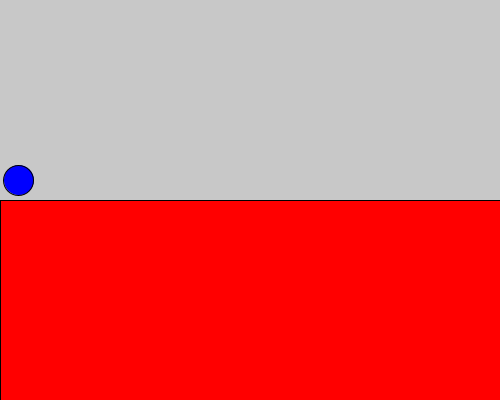
Frame 1 (no input)
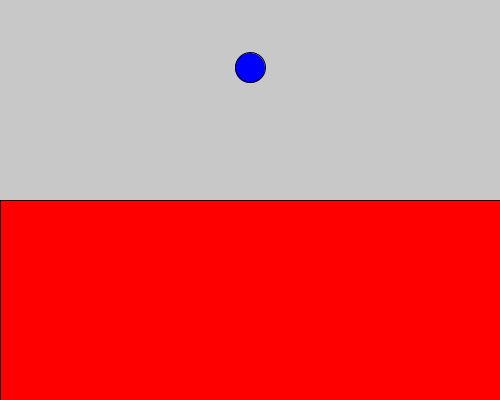
Frame 60 (the mouse pressed at the canvas centre just before this capture)
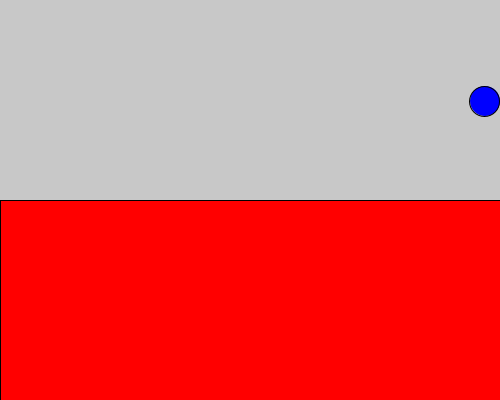
Frame 120 (the mouse held since frame 60 and released just before this capture)

The Processing sketch that drew these frames (run headless with seeded random() and noise(); from frame 60 on, the mouse is pressed at the canvas centre):

// Processing sketch: q1
// ── q1.pde
float uc = 0.5;

float ball_radius = 30*uc;
float ball_ay = 0.2*uc; // This is per frame squared
float ball_x = 0, ball_y = 0;
float ball_vx = 0, ball_vy = -10*uc;
float ball_diameter = ball_radius*2;

float floor_y = 200;
float right_limit = width - ball_radius;
float left_limit = ball_radius;
float floor_limit = floor_y - ball_radius;
float period = 4; // in seconds
float period_in_frames;
float floor_height = 200;

int frame = 0;

void setup() {
  size(500,400); //250uc x 200uc
  background(200);
  floor_y = height-floor_height;
  floor_limit = floor_y - ball_radius;
  period_in_frames = frameRate*period;
  ball_x = ball_radius;
  ball_y = floor_y - ball_radius;
  right_limit = width - ball_radius;
  ball_vx = 2*(width-ball_diameter)/period_in_frames;
}

void draw() {
  
  // Updating position and velocity
  ball_vy = ball_vy + ball_ay;
  ball_x = ball_x + ball_vx;
  ball_y = ball_y + ball_vy;
  
  
  // Treating collisions
  if (ball_x < left_limit) {
   ball_x = left_limit - (ball_x-left_limit);
   ball_vx = - ball_vx;
  } else if (ball_x > right_limit) { 
    ball_x = right_limit - (ball_x-right_limit);
    ball_vx = - ball_vx;
  }
  
  if (ball_y > floor_limit) {
    ball_y = floor_limit - (ball_y - floor_limit);
    ball_vy = -10*uc;
  }
  background(200);
  // Draw elements
  stroke(0);
  
  // Blue ball
  fill(0,0,255);
  ellipse(ball_x, ball_y, ball_diameter, ball_diameter);
  
  // Red floor
  fill(255,0,0);
  rect(0,floor_y,500,floor_height);
  
  frame++;
}
